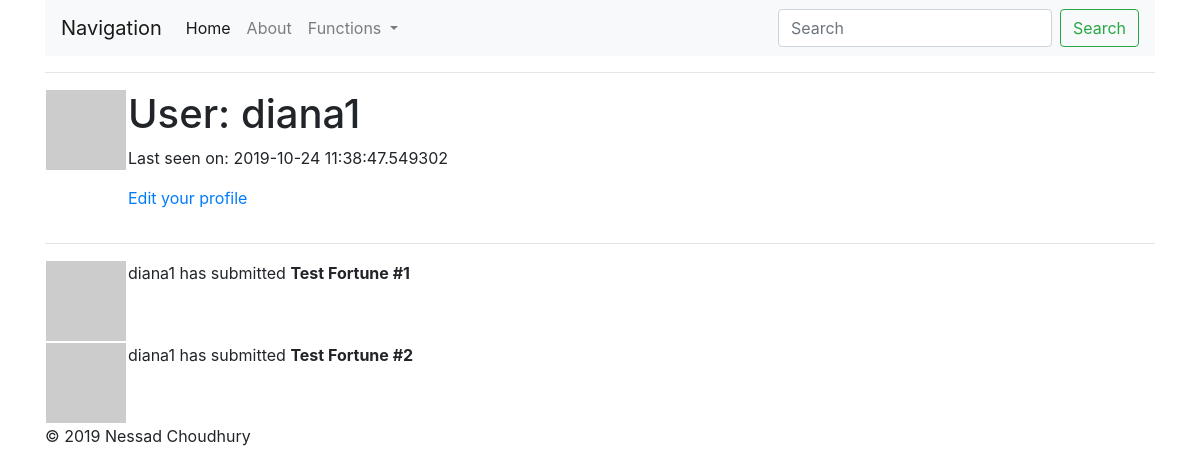
The page /user/diana1 (signed in) on the database as committed earlier.
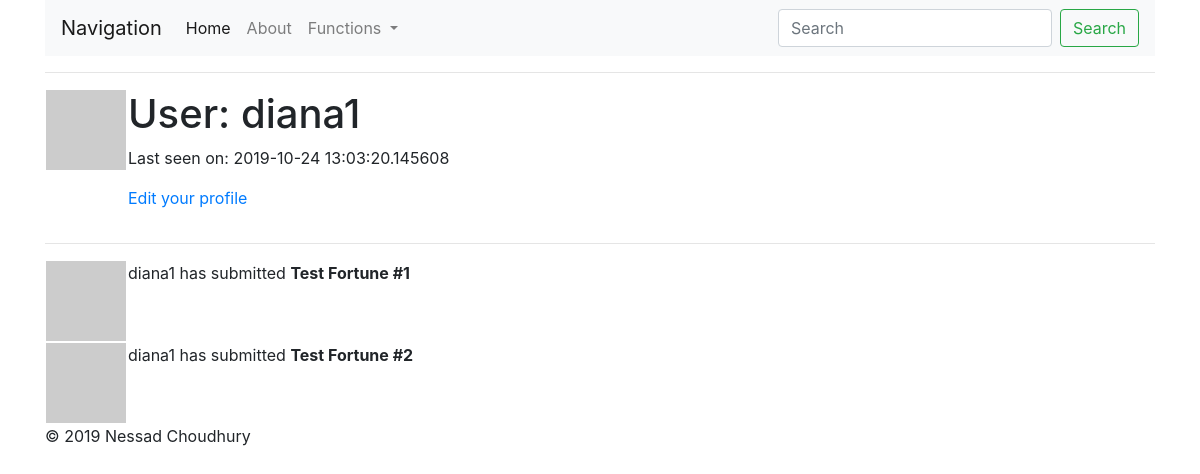
The same page on the database as committed later.
### fortunesite/models.py (models this page shows, shortened)
class User(UserMixin, db.Model):
    id = db.Column(db.Integer, primary_key=True)
    username = db.Column(db.String(64), index=True, unique=True,
                         nullable=False)
    email = db.Column(db.String(120), index=True, unique=True, nullable=False)
    password_hash = db.Column(db.String(128), nullable=False)
    fortunes = db.relationship('Fortune', backref='author', lazy=True)
    about_me = db.Column(db.String(140))
    last_seen = db.Column(db.DateTime, default=datetime.utcnow)
    def avatar(self, size):
        digest = md5(self.email.lower().encode('utf-8')).hexdigest()
        return 'https://www.gravatar.com/avatar/{}?d=identicon&s={}'.format(
            digest, size)

### fortunesite/routes.py (the view)
@app.route('/user/<username>')
@login_required
def user(username):
    user = User.query.filter_by(username=username).first_or_404()
    fortunes = [
        {'author': user, 'body': 'Test Fortune #1'},
        {'author': user, 'body': 'Test Fortune #2'}
    ]
    return render_template('user.html', user=user, fortunes=fortunes)

### fortunesite/models.py (called while the page is built)
@login.user_loader
def load_user(id):
    return User.query.get(int(id))

### fortunesite/routes.py (called while the page is built)
@app.before_request
def before_request():
    if current_user.is_authenticated:
        current_user.last_seen = datetime.utcnow()
        db.session.commit()

### fortunesite/templates/user.html (shortened to what this page needs)
{% extends "layout.html" %}
{% block body %}
    <table>
        <tr valign='top'>
            <td><img src= "{{ user.avatar(128) }}"></td>
            <td>
                <h1>User: {{ user.username }}</h1>
                {% if user.last_seen %}<p>Last seen on: {{ user.last_seen }}</p>{% endif %}
                {% if user == current_user %}
                <p><a href="{{ url_for('edit_profile') }}">Edit your profile</a></p>
                {% endif %}
            </td>
        </tr>
    </table>
    <hr>
    {% for fortune in fortunes %}
        {% include '_fortune.html' %}
    {% endfor %}
{% endblock %}

### fortunesite/templates/layout.html (shortened to what this page needs)
<!DOCTYPE html>
<html lang="en">
    <head>
        <link rel="stylesheet" href="https://stackpath.bootstrapcdn.com/bootstrap/4.3.1/css/bootstrap.min.css">
    </head>
  <body>
    <div class="container">
      <div>
            <nav class="navbar navbar-expand-lg navbar-light bg-light">
                    <a class="navbar-brand" href="#">Navigation</a>
                    <div class="collapse navbar-collapse" id="navbarSupportedContent">
                      <ul class="navbar-nav mr-auto">
                        <li class="nav-item active">
                          <a class="nav-link" href="{{ url_for('index') }}">Home <span class="sr-only">(current)</span></a>
                        </li>
                        <li class="nav-item">
                          <a class="nav-link" href="{{ url_for('about') }}">About</a>
                        </li>
                        <li class="nav-item dropdown">
                          <a class="nav-link dropdown-toggle" href="#" id="navbarDropdown" role="button" data-toggle="dropdown" aria-haspopup="true" aria-expanded="false">
                            Functions
                          </a>
                        </li>
                      </ul>
                      <form class="form-inline my-2 my-lg-0">
                        <input class="form-control mr-sm-2" type="search" placeholder="Search" aria-label="Search">
                        <button class="btn btn-outline-success my-2 my-sm-0" type="submit">Search</button>
                      </form>
                    </div>
                  </nav>
      </div>
      <hr>
      {% block body %}
      {% endblock %}
      <footer class="footer">
        <p>© 2019 Nessad Choudhury</p>
      </footer>
    </div>
  </body>
</html>

### fortunesite/templates/_fortune.html
<table>
    <tr valign="top">
        <td><img src="{{ fortune.author.avatar(36) }}"></td>
        <td>{{ fortune.author.username }} has submitted <b>{{ fortune.body }}</b></td>
    </tr>
</table>

Rows that differ between the two databases and show on the page:
changed User "diana1": last_seen "2019-10-24 11:38:47.549302" → "2019-10-24 13:03:20.145608"
